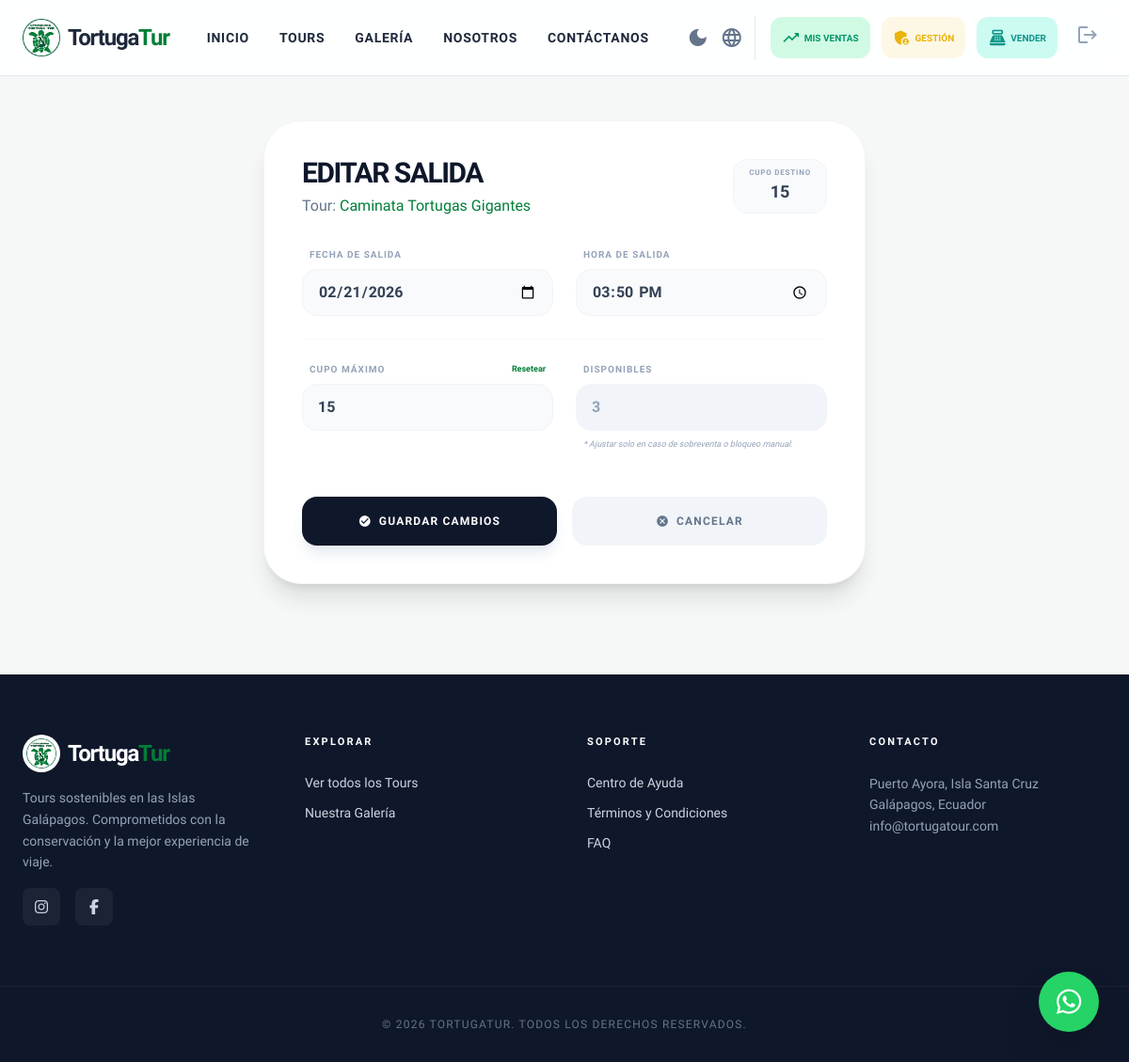
Page /panel/salidas/3/editar/ (signed in) on the earlier database version.
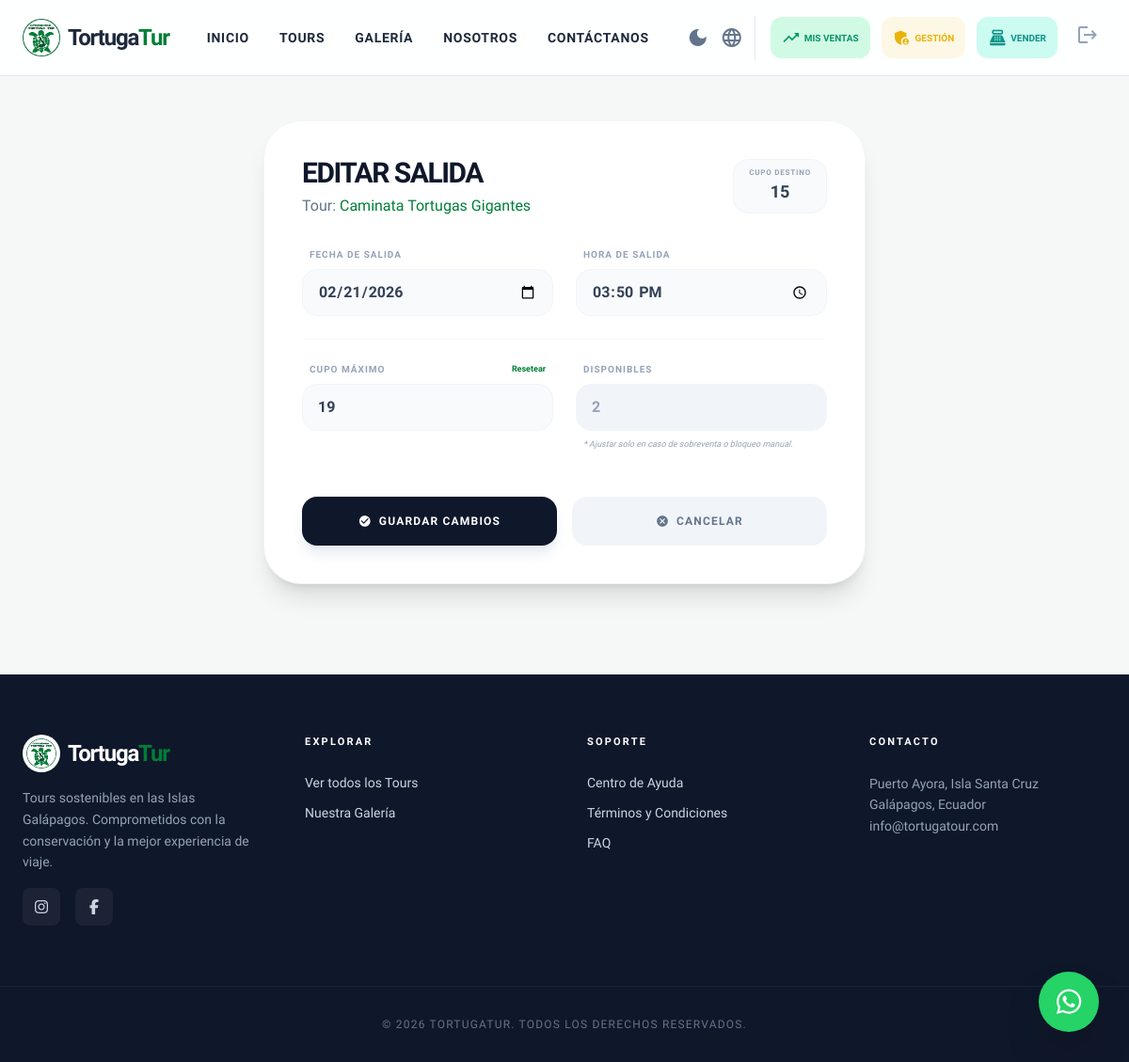
Same page on the later database version.
### core/models.py (models this page shows, shortened)
class SalidaTour(models.Model):
    tour = models.ForeignKey(Tour, on_delete=models.CASCADE, related_name="salidas")
    fecha = models.DateField()
    hora = models.TimeField(null=True, blank=True)
    cupo_maximo = models.PositiveIntegerField()
    cupos_disponibles = models.PositiveIntegerField()
    creado_por = models.ForeignKey(User, on_delete=models.SET_NULL, null=True, blank=True, related_name="salidas_creadas")

class Tour(models.Model):
    nombre = models.CharField(max_length=150)
    destino = models.ForeignKey(Destino, on_delete=models.CASCADE, related_name="tours")
    descripcion = models.TextField()
    precio = models.DecimalField(max_digits=8, decimal_places=2)
    precio_adulto = models.DecimalField(max_digits=8, decimal_places=2, default=0, blank=True)
    precio_nino = models.DecimalField(max_digits=8, decimal_places=2, default=0, blank=True)
    lemonsqueezy_variant_id = models.CharField(max_length=50, blank=True, default="")
    cupo_maximo = models.PositiveIntegerField(default=15)
    cupos_disponibles = models.PositiveIntegerField(default=15)

### core/views.py (the view, shortened to what this page needs)
# urls.py: path("panel/salidas/<int:salida_id>/editar/", views.editar_salida, name="editar_salida"),
@login_required
@user_passes_test(es_admin_o_secretaria)
def editar_salida(request, salida_id):
    salida = get_object_or_404(SalidaTour, id=salida_id)
    return render(request, "core/panel/editar_salida.html", {"salida": salida})

### core/context_processors.py (called while the page is built)
def whatsapp_number(request):
    return {"WHATSAPP_NUMBER": getattr(settings, "WHATSAPP_NUMBER", "")}

### core/views.py (called while the page is built)
def es_admin_o_secretaria(user):
    return user.is_staff or user.is_superuser or (user.is_authenticated and user.groups.filter(name="secretaria").exists())

### core/templates/core/panel/editar_salida.html (shortened to what the changed rows need)
{% extends "core/base.html" %}
{% block content %}
<div class="max-w-2xl mx-auto py-12 px-4">
    <div class="bg-white p-10 rounded-[2.5rem] shadow-xl border border-slate-100">
        <div class="mb-8 flex justify-between items-start">
            <div>
                <h1 class="text-3xl font-black text-slate-900 tracking-tighter uppercase leading-none mb-2">Editar Salida</h1>
                <p class="text-slate-500 font-medium">Tour: <span class="text-primary">{{ salida.tour.nombre }}</span></p>
            </div>
            <div class="bg-slate-50 border border-slate-100 px-4 py-2 rounded-2xl text-center">
                <span class="block text-[8px] font-black text-slate-400 uppercase tracking-widest">Cupo Destino</span>
                <span class="text-lg font-black text-slate-700" id="cupo-heredado">{{ salida.tour.destino.cupo_maximo|default:salida.tour.cupo_maximo }}</span>
            </div>
        </div>
        <form method="post" class="space-y-6" id="salida-form">
            <div class="grid grid-cols-1 md:grid-cols-2 gap-6">
                <div>
                    <label class="block text-[10px] font-black uppercase text-slate-400 mb-2 ml-2 tracking-widest">Fecha de Salida</label>
                    <input type="date" name="fecha" value="{{ salida.fecha|date:'Y-m-d' }}"
                           class="w-full bg-slate-50 border-slate-100 rounded-2xl py-3 px-4 font-semibold text-slate-700 focus:ring-2 focus:ring-primary focus:bg-white transition-all">
                </div>
                <div>
                    <label class="block text-[10px] font-black uppercase text-slate-400 mb-2 ml-2 tracking-widest">Hora de Salida</label>
                    <input type="time" name="hora" value="{{ salida.hora|time:'H:i' }}"
                           class="w-full bg-slate-50 border-slate-100 rounded-2xl py-3 px-4 font-semibold text-slate-700 focus:ring-2 focus:ring-primary focus:bg-white transition-all">
                </div>
            </div>
            <div class="grid grid-cols-2 gap-6 border-t border-slate-50 pt-6">
                <div>
                    <div class="flex justify-between items-center mb-2 px-2">
                        <label class="block text-[10px] font-black uppercase text-slate-400 tracking-widest">Cupo Máximo</label>
                        <button type="button" onclick="resetCupo()" class="text-[9px] font-bold text-primary hover:underline">Resetear</button>
                    </div>
                    <input type="number" name="cupo_maximo" id="input-cupo-maximo" value="{{ salida.cupo_maximo }}"
                           class="w-full bg-slate-50 border-slate-100 rounded-2xl py-3 px-4 font-semibold text-slate-700 focus:ring-2 focus:ring-primary focus:bg-white transition-all">
                </div>
                <div>
                    <label class="block text-[10px] font-black uppercase text-slate-400 mb-2 ml-2 tracking-widest">Disponibles</label>
                    <input type="number" name="cupos_disponibles" value="{{ salida.cupos_disponibles }}"
                           class="w-full bg-slate-100 border-slate-100 rounded-2xl py-3 px-4 font-semibold text-slate-400 focus:ring-2 focus:ring-primary focus:bg-white transition-all">
                    <p class="text-[9px] text-slate-400 mt-2 ml-2 italic">* Ajustar solo en caso de sobreventa o bloqueo manual.</p>
                </div>
            </div>
        </form>
    </div>
</div>
{% endblock %}

Differences in the rows shown:
changed SalidaTour "Caminata Tortugas Gigantes": cupo_maximo "15" → "19"; cupos_disponibles "3" → "2"
